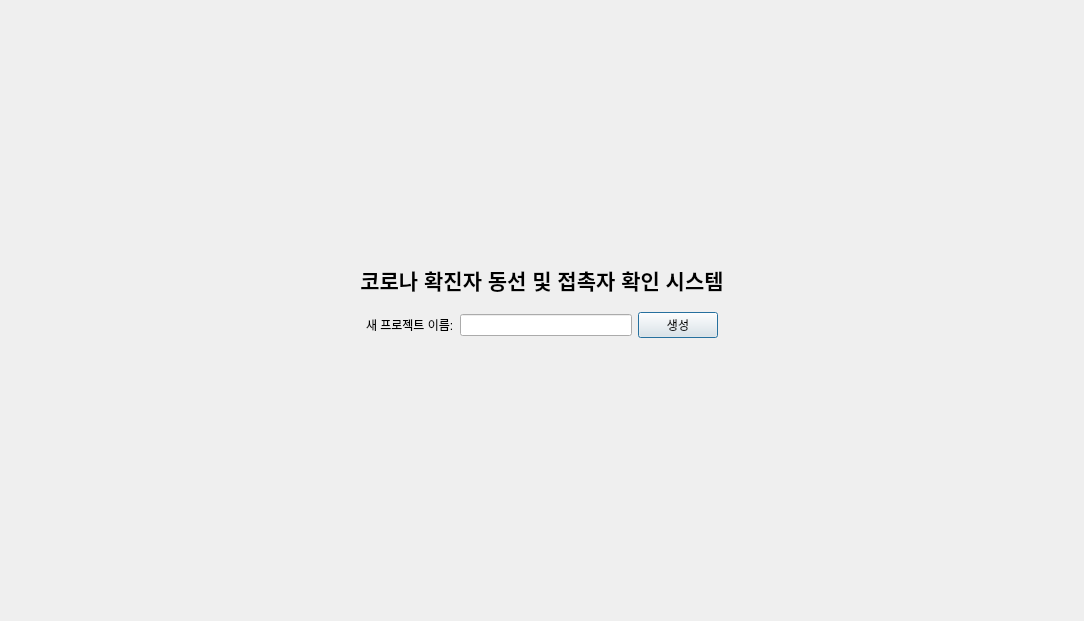
<?xml version="1.0" encoding="UTF-8"?>
<ui version="4.0">
 <class>Dialog</class>
 <widget class="QDialog" name="Dialog">
  <property name="geometry">
   <rect>
    <x>0</x>
    <y>0</y>
    <width>1084</width>
    <height>621</height>
   </rect>
  </property>
  <property name="windowTitle">
   <string>Dialog</string>
  </property>
  <layout class="QGridLayout" name="gridLayout">
   <item row="2" column="4">
    <spacer name="horizontalSpacer_2">
     <property name="orientation">
      <enum>Qt::Horizontal</enum>
     </property>
     <property name="sizeHint" stdset="0">
      <size>
       <width>200</width>
       <height>20</height>
      </size>
     </property>
    </spacer>
   </item>
   <item row="3" column="2">
    <spacer name="verticalSpacer_2">
     <property name="orientation">
      <enum>Qt::Vertical</enum>
     </property>
     <property name="sizeHint" stdset="0">
      <size>
       <width>20</width>
       <height>224</height>
      </size>
     </property>
    </spacer>
   </item>
   <item row="2" column="0">
    <spacer name="horizontalSpacer">
     <property name="orientation">
      <enum>Qt::Horizontal</enum>
     </property>
     <property name="sizeHint" stdset="0">
      <size>
       <width>201</width>
       <height>20</height>
      </size>
     </property>
    </spacer>
   </item>
   <item row="1" column="1" colspan="3">
    <widget class="QLabel" name="label_2">
     <property name="text">
      <string>&lt;html&gt;&lt;head/&gt;&lt;body&gt;&lt;p align=&quot;center&quot;&gt;&lt;span style=&quot; font-size:16pt; font-weight:600;&quot;&gt;코로나 확진자 동선 및 접촉자 확인 시스템&lt;/span&gt;&lt;/p&gt;&lt;/body&gt;&lt;/html&gt;</string>
     </property>
    </widget>
   </item>
   <item row="0" column="2">
    <spacer name="verticalSpacer">
     <property name="orientation">
      <enum>Qt::Vertical</enum>
     </property>
     <property name="sizeHint" stdset="0">
      <size>
       <width>20</width>
       <height>224</height>
      </size>
     </property>
    </spacer>
   </item>
   <item row="2" column="2">
    <layout class="QHBoxLayout" name="horizontalLayout">
     <property name="topMargin">
      <number>10</number>
     </property>
     <property name="bottomMargin">
      <number>20</number>
     </property>
     <item>
      <widget class="QLabel" name="label">
       <property name="text">
        <string>새 프로젝트 이름:</string>
       </property>
      </widget>
     </item>
     <item>
      <widget class="QLineEdit" name="projNameLineEdit"/>
     </item>
     <item>
      <widget class="QPushButton" name="createBtn">
       <property name="text">
        <string>생성</string>
       </property>
      </widget>
     </item>
    </layout>
   </item>
  </layout>
 </widget>
 <resources/>
 <connections/>
</ui>
